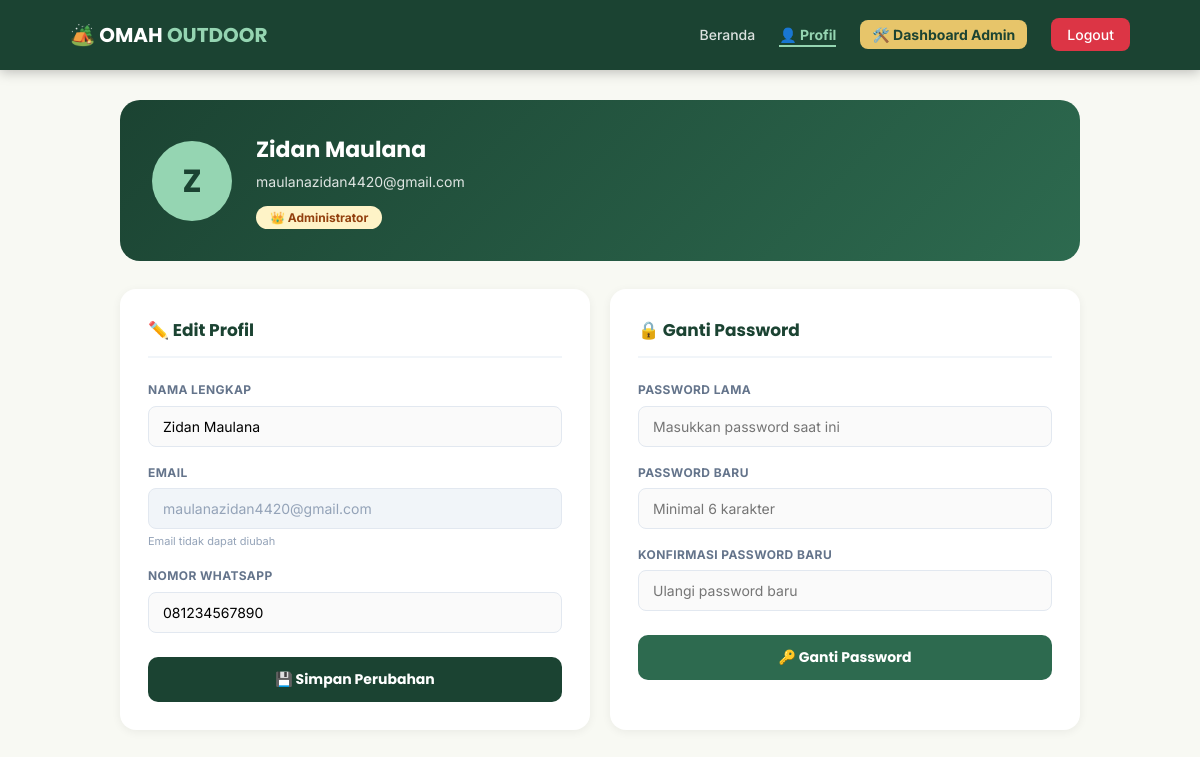
The page /profil.php (signed in) on the database its author committed.
### tables this page shows
CREATE TABLE `users` (
  `id`         int(11)                      NOT NULL AUTO_INCREMENT,
  `nama`       varchar(100)                 DEFAULT NULL,
  `no_wa`      varchar(20)                  DEFAULT NULL,
  `role`       enum('user','admin')         NOT NULL DEFAULT 'user',
  `email`      varchar(100)                 NOT NULL,
  `password`   varchar(255)                 NOT NULL,
  `created_at` timestamp                    NOT NULL DEFAULT current_timestamp(),
  PRIMARY KEY (`id`),
  UNIQUE KEY `email` (`email`)
);

### profil.php (the view, shortened to what this page needs)
<?php
$user_id = (int) $_SESSION['id'];
$res     = mysqli_query($conn, "SELECT * FROM users WHERE id=$user_id");
$user    = mysqli_fetch_assoc($res);
$initial = strtoupper(substr($user['nama'] ?? 'U', 0, 1));
?>
<!DOCTYPE html>
<html lang="id">
<head>
    <link rel="stylesheet" href="assets/css/style.css">
</head>
<body>
<nav class="navbar">
    <div class="container nav-wrapper">
        <a href="index.php" class="logo">🏕️ OMAH <span>OUTDOOR</span></a>
        <ul class="nav-links">
            <li><a href="index.php">Beranda</a></li>
            <?php if (isset($_SESSION['role']) && $_SESSION['role'] === 'admin') : ?>
                <li><a href="profil.php" class="active">👤 Profil</a></li>
                <li><a href="dashboard_admin.php" class="btn-login" style="background-color: #e7c56a; color: #1b4332; font-weight: bold; border-radius: 8px; padding: 6px 12px;">🛠️ Dashboard Admin</a></li>
            <?php endif; ?>
            <li><a href="logout.php" class="btn-logout">Logout</a></li>
        </ul>
    </div>
</nav>
<div class="profil-container">
    <div class="profil-hero">
        <div class="profil-avatar"><?= $initial ?></div>
        <div class="profil-hero-info">
            <h1><?= htmlspecialchars($user['nama'] ?? '-') ?></h1>
            <p><?= htmlspecialchars($user['email']) ?></p>
            <span class="profil-role <?= $user['role'] === 'admin' ? 'role-admin' : 'role-user' ?>">
                <?= $user['role'] === 'admin' ? '👑 Administrator' : '🙋 User' ?>
            </span>
        </div>
    </div>
    <div class="profil-grid" style="grid-template-columns: <?= $user['role'] === 'admin' ? '1fr 1fr' : '1fr 1fr' ?>;">
        <div class="profil-card">
            <h2 class="profil-card-title">✏️ Edit Profil</h2>
            <form action="proses_profil.php" method="POST">
                <div class="profil-form-group">
                    <label>Nama Lengkap</label>
                    <input type="text" name="nama" value="<?= htmlspecialchars($user['nama'] ?? '') ?>" required placeholder="Nama lengkap kamu">
                </div>
                <div class="profil-form-group">
                    <label>Email</label>
                    <input type="email" value="<?= htmlspecialchars($user['email']) ?>" disabled title="Email tidak bisa diubah">
                    <small>Email tidak dapat diubah</small>
                </div>
                <div class="profil-form-group">
                    <label>Nomor WhatsApp</label>
                    <input type="tel" name="no_wa" value="<?= htmlspecialchars($user['no_wa'] ?? '') ?>" placeholder="Contoh: 08123456789">
                </div>
                <button type="submit" class="profil-btn-save">💾 Simpan Perubahan</button>
            </form>
        </div>
        <div class="profil-card" id="ganti-password">
            <h2 class="profil-card-title">🔒 Ganti Password</h2>
            <form action="proses_profil.php" method="POST">
                <div class="profil-form-group">
                    <label>Password Lama</label>
                    <input type="password" name="password_lama" required placeholder="Masukkan password saat ini">
                </div>
                <div class="profil-form-group">
                    <label>Password Baru</label>
                    <input type="password" name="password_baru" required placeholder="Minimal 6 karakter">
                </div>
                <div class="profil-form-group">
                    <label>Konfirmasi Password Baru</label>
                    <input type="password" name="password_konfirm" required placeholder="Ulangi password baru">
                </div>
                <button type="submit" class="profil-btn-save" style="background:#2d6a4f;">🔑 Ganti Password</button>
            </form>
        </div>
    </div>
</div>
</body>
</html>

### assets/css/style.css (style rules this page uses)
:root { --forest: #1b4332; --forest-light: #2d6a4f; --sage: #95d5b2; --cream: #f8f9f3; --orange: #ff8c42; --white: #ffffff; --primary: #2d6a4f; --primary-dark: #1b4332; --bg-light: #f8f9f3; --text-dark: #1a202c; --text-light: #64748b; --accent-orange: #ff8c42; }
*, *::before, *::after { margin: 0; padding: 0; box-sizing: border-box; }
html { scroll-behavior: smooth; scroll-padding-top: 80px; }
body { font-family: 'Inter', sans-serif; font-size: 16px; color: var(--text-dark); background-color: var(--bg-light); line-height: 1.6; }
h1, h2, h3, .logo { font-family: 'Poppins', sans-serif; }
.container { max-width: 1100px; margin: 0 auto; padding: 0 20px; }
.navbar { background: var(--forest); position: fixed; top: 0; width: 100%; z-index: 1000; box-shadow: 0 2px 12px rgba(0, 0, 0, 0.25); transition: background 0.4s ease, box-shadow 0.4s ease; }
.nav-wrapper { display: flex; justify-content: space-between; align-items: center; height: 70px; }
.logo { color: var(--white); text-decoration: none; font-size: 20px; font-weight: 700; flex-shrink: 0; }
.logo span { color: var(--sage); }
.nav-links { display: flex; flex-direction: row; list-style: none; gap: 24px; align-items: center; }
.nav-links a { color: rgba(255, 255, 255, 0.85); text-decoration: none; font-size: 14px; font-weight: 500; transition: color 0.3s; white-space: nowrap; }
.nav-links a.active { color: var(--sage); font-weight: 700; border-bottom: 2px solid var(--sage); padding-bottom: 2px; }
.btn-login { background-color: var(--sage); color: var(--forest) !important; padding: 8px 16px; border-radius: 8px; font-weight: 600; font-size: 13px; transition: background-color 0.3s, transform 0.2s; }
.btn-logout { background-color: #dc3545 !important; color: var(--white) !important; padding: 8px 16px; border-radius: 8px; font-weight: 600; font-size: 13px; transition: background-color 0.3s, transform 0.2s; text-decoration: none; }

### profil.php (style rules this page uses)
.profil-container { max-width: 1000px; margin: 0 auto; padding: 100px 20px 60px; }
.profil-hero { background: linear-gradient(135deg, #1b4332, #2d6a4f); border-radius: 20px; padding: 32px; display: flex; align-items: center; gap: 24px; margin-bottom: 28px; color: white; }
.profil-avatar { width: 80px; height: 80px; border-radius: 50%; background: #95d5b2; color: #1b4332; display: flex; align-items: center; justify-content: center; font-family: 'Poppins', sans-serif; font-size: 32px; font-weight: 700; flex-shrink: 0; }
.profil-hero-info h1 { font-family:'Poppins',sans-serif; font-size:22px; margin-bottom:4px; }
.profil-hero-info p { font-size:14px; opacity:.85; margin-bottom:10px; }
.profil-role { padding: 4px 14px; border-radius: 20px; font-size: 12px; font-weight: 700; }
.role-admin { background:#fef3c7; color:#92400e; }
.profil-grid { display: grid; grid-template-columns: 1fr 1fr; gap: 20px; }
.profil-card { background: #fff; border-radius: 16px; padding: 28px; box-shadow: 0 2px 10px rgba(0,0,0,.06); }
.profil-card-title { font-family: 'Poppins', sans-serif; font-size: 17px; color: #1b4332; margin-bottom: 22px; padding-bottom: 12px; border-bottom: 2px solid #f1f5f9; }
.profil-form-group { margin-bottom: 16px; }
.profil-form-group label { display: block; font-size: 12px; font-weight: 700; color: #64748b; text-transform: uppercase; letter-spacing: .4px; margin-bottom: 6px; }
.profil-form-group input { width: 100%; padding: 11px 14px; border: 1.5px solid #e2e8f0; border-radius: 8px; font-size: 14px; font-family: 'Inter', sans-serif; outline: none; transition: border-color .2s; background: #fafafa; }
.profil-form-group input:disabled { background: #f1f5f9; color: #94a3b8; cursor: not-allowed; }
.profil-form-group small { display:block; font-size:11px; color:#94a3b8; margin-top:4px; }
.profil-btn-save { width: 100%; padding: 12px; background: #1b4332; color: #fff; border: none; border-radius: 10px; font-size: 14px; font-weight: 700; font-family: 'Poppins', sans-serif; cursor: pointer; transition: background .2s, transform .2s; margin-top: 8px; }

### rows shown on the page
users: nama "Z", nama "Zidan Maulana", email "maulanazidan4420@gmail.com", no_wa "081234567890"
